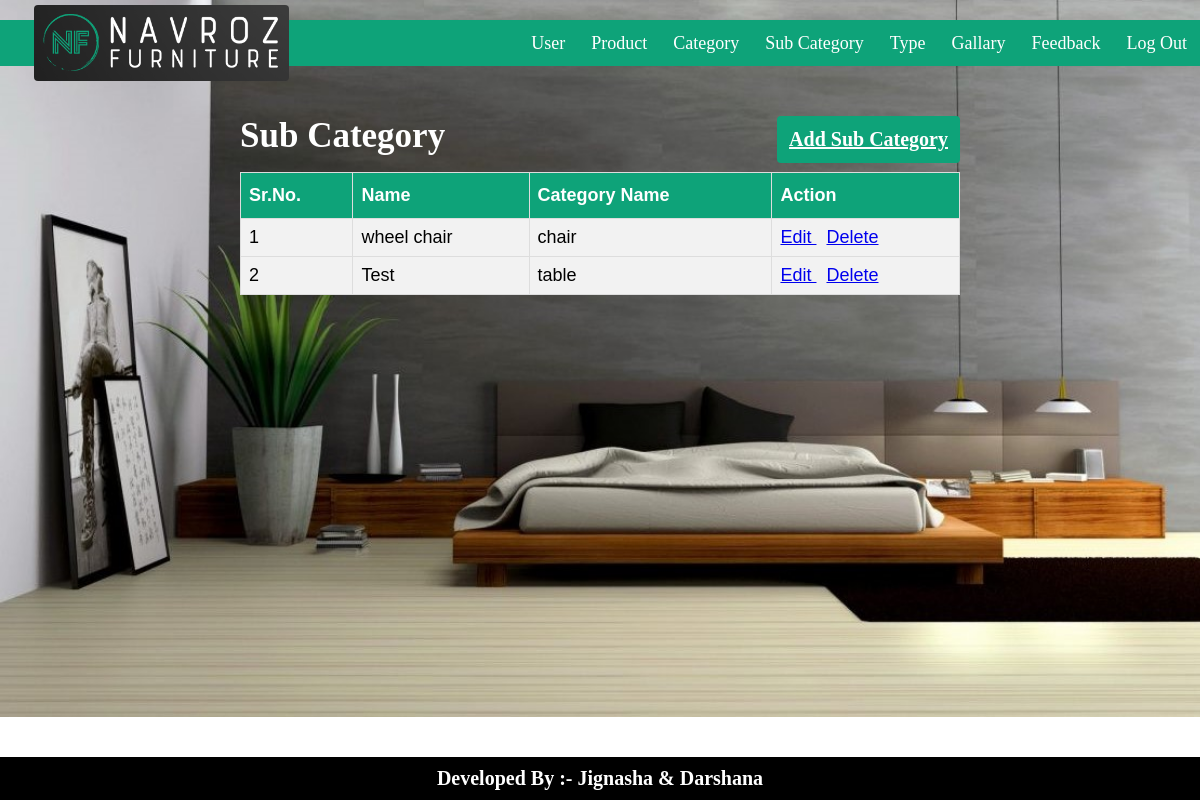
The app's page /subcategory.php (signed in) with its own data.
### tables this page shows
CREATE TABLE `subcategory` (
  `id` int(11) NOT NULL,
  `name` varchar(50) NOT NULL,
  `categoryid` int(11) NOT NULL
);

CREATE TABLE `category` (
  `id` int(11) NOT NULL,
  `name` varchar(50) NOT NULL
);

### subcategory.php (the view, shortened to what this page needs)
<!DOCTYPE html>
<html lang="en">
<head>
    <?php include "links.php"; ?>
</head>
<body>
    <?php include "nav.php"; ?>
    <?php include "dbconect.php"; ?>
    <div class="custom-container">
        <div style="width:60%">
            <h2 class="title">Sub Category </h2>
            <a class="addlink" href="./addsubcategory.php">
             <span > Add Sub Category</span>
            </a>
            <table>
                <tr>
                    <th>Sr.No.</th>
                    <th>Name</th>
                    <th>Category Name</th>
                    <th>Action</th>
                </tr>
                <?php
                $records = mysqli_query($conn,"
                select sc.name,sc.id,c.name as cname from subcategory as sc
                join category as c on c.id=sc.categoryid
                ");
                $i=0;
                while($data = mysqli_fetch_array($records))
                {
                    $i++;
                ?>
                <tr>
                    <td><?php echo $i?></td>
                    <td><?php echo $data['name']; ?></td>
                    <td><?php echo $data['cname']; ?></td>
                    <td>
                        <a href="./editsubcategory.php?id=<?php echo $data['id']; ?>" style="margin-right:10px"> Edit </a>
                        <a href="./check-deletesubcategory.php?id=<?php echo $data['id']; ?>"> Delete </a>
                    </td>
                </tr>
                <?php
                }
                ?>
            </table>
        </div>
    </div>
    <?php include "footer.php"; ?>
</body>
</html>

### css/index.css (style rules this page uses)
body { font-family: "Times New Roman", Times, serif; font-size:18px; background-image: url(../img/bg-image.jpg); background-repeat:no-repeat; background-size:cover; margin:0; overflow:hidden; }
.custom-container { padding-top: 50px; width: 100%; display: flex; justify-content: center; height: 601px; overflow: hidden; overflow-y: auto; }
table { font-family: Arial, Helvetica, sans-serif; border-collapse: collapse; width: 100%; }
table td, table th { border: 1px solid #ddd; padding: 8px; }
table tr { background-color: #f2f2f2; }
table th { padding-top: 12px; padding-bottom: 12px; text-align: left; background-color: #0ea379; color: white; }
.addlink { color: white; font-weight: bold; float: right; padding: 12px; background-color: #0ea379; margin-bottom: 9px; border-radius: 4px; font-size: 20px; }
.title { color: white; font-weight: bold; font-size: 35px; margin: 0; display: inline; }

### records on screen
subcategory: name "wheel chair", categoryid.name "chair"
subcategory: name "Test", categoryid.name "table"
